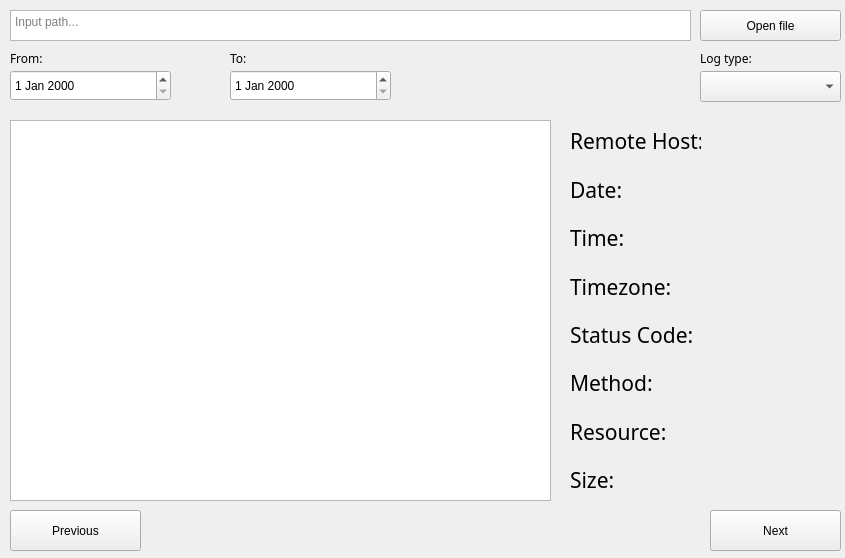
<?xml version="1.0" encoding="UTF-8"?>
<ui version="4.0">
 <class>MainWindow</class>
 <widget class="QMainWindow" name="MainWindow">
  <property name="geometry">
   <rect>
    <x>0</x>
    <y>0</y>
    <width>845</width>
    <height>558</height>
   </rect>
  </property>
  <property name="sizePolicy">
   <sizepolicy hsizetype="Fixed" vsizetype="Fixed">
    <horstretch>0</horstretch>
    <verstretch>0</verstretch>
   </sizepolicy>
  </property>
  <property name="minimumSize">
   <size>
    <width>845</width>
    <height>558</height>
   </size>
  </property>
  <property name="maximumSize">
   <size>
    <width>845</width>
    <height>558</height>
   </size>
  </property>
  <property name="windowTitle">
   <string>Log Browser</string>
  </property>
  <widget class="QWidget" name="centralwidget">
   <widget class="QTextEdit" name="pathInput">
    <property name="geometry">
     <rect>
      <x>10</x>
      <y>10</y>
      <width>681</width>
      <height>31</height>
     </rect>
    </property>
    <property name="cursor" stdset="0">
     <cursorShape>IBeamCursor</cursorShape>
    </property>
    <property name="placeholderText">
     <string>Input path...</string>
    </property>
   </widget>
   <widget class="QPushButton" name="PathButton">
    <property name="geometry">
     <rect>
      <x>700</x>
      <y>10</y>
      <width>141</width>
      <height>31</height>
     </rect>
    </property>
    <property name="cursor">
     <cursorShape>UpArrowCursor</cursorShape>
    </property>
    <property name="text">
     <string>Open file</string>
    </property>
   </widget>
   <widget class="QListWidget" name="listOfLogs">
    <property name="geometry">
     <rect>
      <x>10</x>
      <y>120</y>
      <width>541</width>
      <height>381</height>
     </rect>
    </property>
    <property name="font">
     <font>
      <family>Verdana Pro</family>
      <pointsize>11</pointsize>
     </font>
    </property>
   </widget>
   <widget class="QLabel" name="labelDateFrom">
    <property name="geometry">
     <rect>
      <x>10</x>
      <y>50</y>
      <width>111</width>
      <height>16</height>
     </rect>
    </property>
    <property name="font">
     <font>
      <family>Rockwell</family>
     </font>
    </property>
    <property name="text">
     <string>From:</string>
    </property>
   </widget>
   <widget class="QLabel" name="labelDateEnd">
    <property name="geometry">
     <rect>
      <x>230</x>
      <y>50</y>
      <width>111</width>
      <height>16</height>
     </rect>
    </property>
    <property name="font">
     <font>
      <family>Rockwell</family>
     </font>
    </property>
    <property name="text">
     <string>To:</string>
    </property>
   </widget>
   <widget class="QWidget" name="verticalLayoutWidget">
    <property name="geometry">
     <rect>
      <x>570</x>
      <y>120</y>
      <width>131</width>
      <height>381</height>
     </rect>
    </property>
    <layout class="QVBoxLayout" name="verticalLayout">
     <item>
      <widget class="QLabel" name="labelDateRemoteHostL">
       <property name="font">
        <font>
         <family>Rockwell</family>
         <pointsize>16</pointsize>
        </font>
       </property>
       <property name="text">
        <string>Remote Host:</string>
       </property>
      </widget>
     </item>
     <item>
      <widget class="QLabel" name="labelDateL">
       <property name="font">
        <font>
         <family>Rockwell</family>
         <pointsize>16</pointsize>
        </font>
       </property>
       <property name="text">
        <string>Date:</string>
       </property>
      </widget>
     </item>
     <item>
      <widget class="QLabel" name="labelTimeL">
       <property name="font">
        <font>
         <family>Rockwell</family>
         <pointsize>16</pointsize>
        </font>
       </property>
       <property name="text">
        <string>Time:</string>
       </property>
      </widget>
     </item>
     <item>
      <widget class="QLabel" name="labelTimezoneL">
       <property name="font">
        <font>
         <family>Rockwell</family>
         <pointsize>16</pointsize>
        </font>
       </property>
       <property name="text">
        <string>Timezone:</string>
       </property>
      </widget>
     </item>
     <item>
      <widget class="QLabel" name="labelStatusCodeL">
       <property name="font">
        <font>
         <family>Rockwell</family>
         <pointsize>16</pointsize>
        </font>
       </property>
       <property name="text">
        <string>Status Code:</string>
       </property>
      </widget>
     </item>
     <item>
      <widget class="QLabel" name="labelMethodL">
       <property name="font">
        <font>
         <family>Rockwell</family>
         <pointsize>16</pointsize>
        </font>
       </property>
       <property name="text">
        <string>Method:</string>
       </property>
      </widget>
     </item>
     <item>
      <widget class="QLabel" name="labelResourceL">
       <property name="font">
        <font>
         <family>Rockwell</family>
         <pointsize>16</pointsize>
        </font>
       </property>
       <property name="text">
        <string>Resource:</string>
       </property>
      </widget>
     </item>
     <item>
      <widget class="QLabel" name="labelSizeL">
       <property name="font">
        <font>
         <family>Rockwell</family>
         <pointsize>16</pointsize>
        </font>
       </property>
       <property name="text">
        <string>Size:</string>
       </property>
      </widget>
     </item>
    </layout>
   </widget>
   <widget class="QPushButton" name="pushButtonPrev">
    <property name="geometry">
     <rect>
      <x>10</x>
      <y>510</y>
      <width>131</width>
      <height>41</height>
     </rect>
    </property>
    <property name="text">
     <string>Previous</string>
    </property>
   </widget>
   <widget class="QPushButton" name="pushButtonNext">
    <property name="geometry">
     <rect>
      <x>710</x>
      <y>510</y>
      <width>131</width>
      <height>41</height>
     </rect>
    </property>
    <property name="text">
     <string>Next</string>
    </property>
   </widget>
   <widget class="QDateEdit" name="dateEdit">
    <property name="geometry">
     <rect>
      <x>10</x>
      <y>70</y>
      <width>161</width>
      <height>31</height>
     </rect>
    </property>
   </widget>
   <widget class="QDateEdit" name="dateEdit_2">
    <property name="geometry">
     <rect>
      <x>230</x>
      <y>70</y>
      <width>161</width>
      <height>31</height>
     </rect>
    </property>
   </widget>
   <widget class="QWidget" name="verticalLayoutWidget_2">
    <property name="geometry">
     <rect>
      <x>710</x>
      <y>120</y>
      <width>131</width>
      <height>381</height>
     </rect>
    </property>
    <layout class="QVBoxLayout" name="verticalLayout_2">
     <item>
      <widget class="QLabel" name="labelRemoteHost">
       <property name="font">
        <font>
         <family>Rockwell</family>
         <pointsize>16</pointsize>
        </font>
       </property>
       <property name="text">
        <string/>
       </property>
      </widget>
     </item>
     <item>
      <widget class="QLabel" name="labelDate">
       <property name="font">
        <font>
         <family>Rockwell</family>
         <pointsize>16</pointsize>
        </font>
       </property>
       <property name="text">
        <string/>
       </property>
      </widget>
     </item>
     <item>
      <widget class="QLabel" name="labelTime">
       <property name="font">
        <font>
         <family>Rockwell</family>
         <pointsize>16</pointsize>
        </font>
       </property>
       <property name="text">
        <string/>
       </property>
      </widget>
     </item>
     <item>
      <widget class="QLabel" name="labelTimezone">
       <property name="font">
        <font>
         <family>Rockwell</family>
         <pointsize>16</pointsize>
        </font>
       </property>
       <property name="text">
        <string/>
       </property>
      </widget>
     </item>
     <item>
      <widget class="QLabel" name="labelStatusCode">
       <property name="font">
        <font>
         <family>Rockwell</family>
         <pointsize>16</pointsize>
        </font>
       </property>
       <property name="text">
        <string/>
       </property>
      </widget>
     </item>
     <item>
      <widget class="QLabel" name="labelMethod">
       <property name="font">
        <font>
         <family>Rockwell</family>
         <pointsize>16</pointsize>
        </font>
       </property>
       <property name="text">
        <string/>
       </property>
      </widget>
     </item>
     <item>
      <widget class="QLabel" name="labelResource">
       <property name="font">
        <font>
         <family>Rockwell</family>
         <pointsize>16</pointsize>
        </font>
       </property>
       <property name="text">
        <string/>
       </property>
      </widget>
     </item>
     <item>
      <widget class="QLabel" name="labelSize">
       <property name="font">
        <font>
         <family>Rockwell</family>
         <pointsize>16</pointsize>
        </font>
       </property>
       <property name="text">
        <string/>
       </property>
      </widget>
     </item>
    </layout>
   </widget>
   <widget class="QComboBox" name="comboBoxSSHOrHTTP">
    <property name="geometry">
     <rect>
      <x>700</x>
      <y>71</y>
      <width>141</width>
      <height>31</height>
     </rect>
    </property>
   </widget>
   <widget class="QLabel" name="labelDateEnd_2">
    <property name="geometry">
     <rect>
      <x>700</x>
      <y>50</y>
      <width>111</width>
      <height>16</height>
     </rect>
    </property>
    <property name="font">
     <font>
      <family>Rockwell</family>
     </font>
    </property>
    <property name="text">
     <string>Log type:</string>
    </property>
   </widget>
  </widget>
 </widget>
 <resources/>
 <connections/>
</ui>
